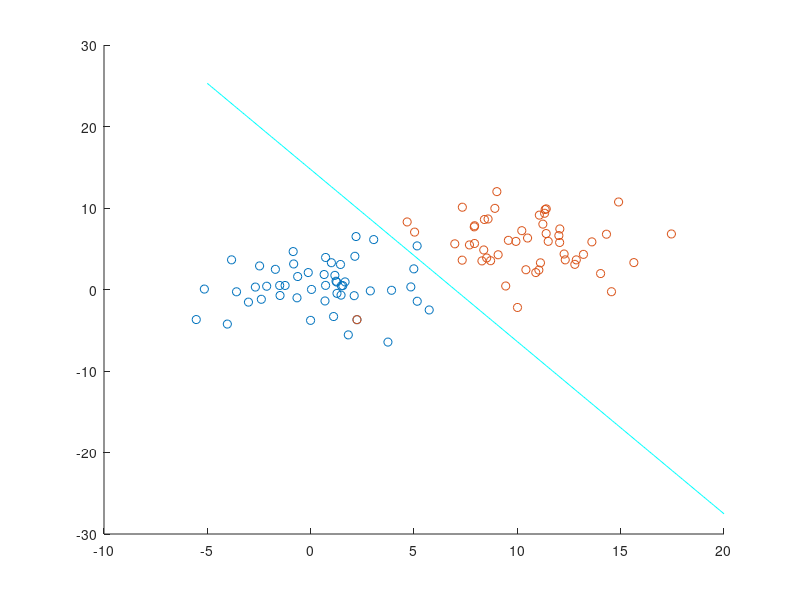

Reproduce this figure in MATLAB.
mu1 = [1, 10];
mu2 = [1, 5];
sigma = 3;
N = 100;
X = zeros(N, 3);
X(:, 1) = ones(N, 1);
X(:, 2) = [normrnd(mu1(1), sigma, N/2, 1); normrnd(mu1(2), sigma, N/2, 1)];
X(:, 3) = [normrnd(mu2(1), sigma, N/2, 1); normrnd(mu2(2), sigma, N/2, 1)];
Y = [ones(1, N/2), -ones(1, N/2)];

hold on;
scatter(X(1:N/2, 2), X(1:N/2, 3), [], 'green')
scatter(X(N/2:N, 2), X(N/2:N, 3), [], 'red')
beta = (X' * X) \ X' * Y';
betaX = (-5:0.1:20) ;
plot(betaX, -beta(1)/beta(3) - beta(2)/beta(3) *betaX, '-c');
hold off;
